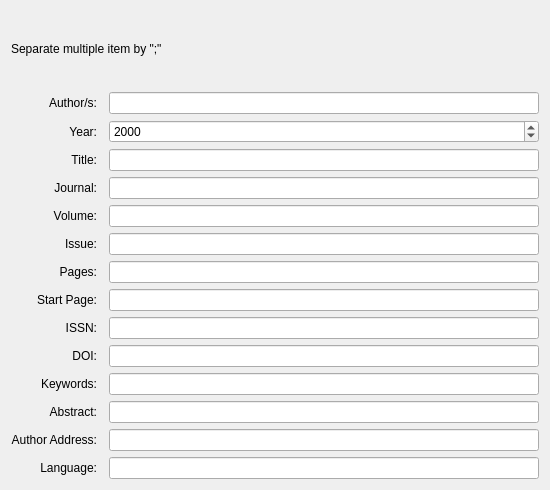
<?xml version="1.0" encoding="UTF-8"?>
<ui version="4.0">
 <class>FrameSerial</class>
 <widget class="QFrame" name="FrameSerial">
  <property name="geometry">
   <rect>
    <x>0</x>
    <y>0</y>
    <width>550</width>
    <height>490</height>
   </rect>
  </property>
  <property name="windowTitle">
   <string>Frame</string>
  </property>
  <layout class="QGridLayout" name="gridLayout">
   <item row="13" column="0">
    <widget class="QLabel" name="labelAbstract">
     <property name="text">
      <string>Abstract:</string>
     </property>
     <property name="alignment">
      <set>Qt::AlignRight|Qt::AlignTrailing|Qt::AlignVCenter</set>
     </property>
    </widget>
   </item>
   <item row="0" column="0" colspan="3">
    <widget class="QLabel" name="label">
     <property name="text">
      <string>Separate multiple item by &quot;;&quot;</string>
     </property>
    </widget>
   </item>
   <item row="14" column="0">
    <widget class="QLabel" name="labelAuthorAddress">
     <property name="text">
      <string>Author Address:</string>
     </property>
     <property name="alignment">
      <set>Qt::AlignRight|Qt::AlignTrailing|Qt::AlignVCenter</set>
     </property>
    </widget>
   </item>
   <item row="2" column="0">
    <widget class="QLabel" name="labelAuthor">
     <property name="text">
      <string>Author/s:</string>
     </property>
     <property name="alignment">
      <set>Qt::AlignRight|Qt::AlignTrailing|Qt::AlignVCenter</set>
     </property>
    </widget>
   </item>
   <item row="9" column="0">
    <widget class="QLabel" name="labelStartPage">
     <property name="text">
      <string>Start Page:</string>
     </property>
     <property name="alignment">
      <set>Qt::AlignRight|Qt::AlignTrailing|Qt::AlignVCenter</set>
     </property>
    </widget>
   </item>
   <item row="8" column="0">
    <widget class="QLabel" name="labelPages">
     <property name="text">
      <string>Pages:</string>
     </property>
     <property name="alignment">
      <set>Qt::AlignRight|Qt::AlignTrailing|Qt::AlignVCenter</set>
     </property>
    </widget>
   </item>
   <item row="10" column="0">
    <widget class="QLabel" name="labelISSN">
     <property name="text">
      <string>ISSN:</string>
     </property>
     <property name="alignment">
      <set>Qt::AlignRight|Qt::AlignTrailing|Qt::AlignVCenter</set>
     </property>
    </widget>
   </item>
   <item row="2" column="2">
    <widget class="QLineEdit" name="lineEditAuthor"/>
   </item>
   <item row="15" column="0">
    <widget class="QLabel" name="labelLanguage">
     <property name="text">
      <string>Language:</string>
     </property>
     <property name="alignment">
      <set>Qt::AlignRight|Qt::AlignTrailing|Qt::AlignVCenter</set>
     </property>
    </widget>
   </item>
   <item row="3" column="0">
    <widget class="QLabel" name="labelYear">
     <property name="text">
      <string>Year:</string>
     </property>
     <property name="alignment">
      <set>Qt::AlignRight|Qt::AlignTrailing|Qt::AlignVCenter</set>
     </property>
    </widget>
   </item>
   <item row="11" column="0">
    <widget class="QLabel" name="labelDOI">
     <property name="text">
      <string>DOI:</string>
     </property>
     <property name="alignment">
      <set>Qt::AlignRight|Qt::AlignTrailing|Qt::AlignVCenter</set>
     </property>
    </widget>
   </item>
   <item row="7" column="0">
    <widget class="QLabel" name="labelIssue">
     <property name="text">
      <string>Issue:</string>
     </property>
     <property name="alignment">
      <set>Qt::AlignRight|Qt::AlignTrailing|Qt::AlignVCenter</set>
     </property>
    </widget>
   </item>
   <item row="4" column="0">
    <widget class="QLabel" name="labelTitle">
     <property name="text">
      <string>Title:</string>
     </property>
     <property name="alignment">
      <set>Qt::AlignRight|Qt::AlignTrailing|Qt::AlignVCenter</set>
     </property>
    </widget>
   </item>
   <item row="5" column="0">
    <widget class="QLabel" name="labelJournal">
     <property name="text">
      <string>Journal:</string>
     </property>
     <property name="alignment">
      <set>Qt::AlignRight|Qt::AlignTrailing|Qt::AlignVCenter</set>
     </property>
    </widget>
   </item>
   <item row="12" column="0">
    <widget class="QLabel" name="labelKeywords">
     <property name="text">
      <string>Keywords:</string>
     </property>
     <property name="alignment">
      <set>Qt::AlignRight|Qt::AlignTrailing|Qt::AlignVCenter</set>
     </property>
    </widget>
   </item>
   <item row="6" column="0">
    <widget class="QLabel" name="labelVolume">
     <property name="text">
      <string>Volume:</string>
     </property>
     <property name="alignment">
      <set>Qt::AlignRight|Qt::AlignTrailing|Qt::AlignVCenter</set>
     </property>
    </widget>
   </item>
   <item row="4" column="2">
    <widget class="QLineEdit" name="lineEditTitle"/>
   </item>
   <item row="5" column="2">
    <widget class="QLineEdit" name="lineEditJournal"/>
   </item>
   <item row="6" column="2">
    <widget class="QLineEdit" name="lineEditVolume"/>
   </item>
   <item row="7" column="2">
    <widget class="QLineEdit" name="lineEditIssue"/>
   </item>
   <item row="8" column="2">
    <widget class="QLineEdit" name="lineEditPages"/>
   </item>
   <item row="9" column="2">
    <widget class="QLineEdit" name="lineEditStartPage"/>
   </item>
   <item row="10" column="2">
    <widget class="QLineEdit" name="lineEditISSN"/>
   </item>
   <item row="11" column="2">
    <widget class="QLineEdit" name="lineEditDOI"/>
   </item>
   <item row="12" column="2">
    <widget class="QLineEdit" name="lineEditKeywords"/>
   </item>
   <item row="13" column="2">
    <widget class="QLineEdit" name="lineEditAbstract"/>
   </item>
   <item row="14" column="2">
    <widget class="QLineEdit" name="lineEditAuthorAddress"/>
   </item>
   <item row="15" column="2">
    <widget class="QLineEdit" name="lineEditLanguage"/>
   </item>
   <item row="3" column="2">
    <widget class="QDateEdit" name="dateEdit">
     <property name="dateTime">
      <datetime>
       <hour>0</hour>
       <minute>0</minute>
       <second>0</second>
       <year>2000</year>
       <month>1</month>
       <day>1</day>
      </datetime>
     </property>
     <property name="displayFormat">
      <string>yyyy</string>
     </property>
    </widget>
   </item>
  </layout>
 </widget>
 <resources/>
 <connections/>
</ui>
